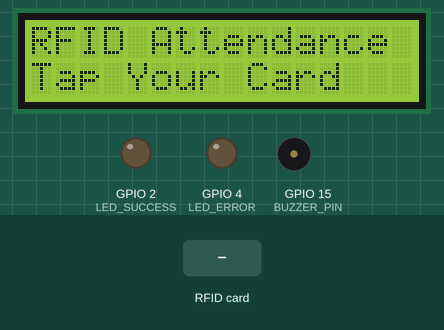
Recording of a program running on a simulated ESP32. On the bench: 16×2 character LCD, output pins drawn as LEDs (lit = HIGH), buzzer (waves = sounding, pin HIGH). The test bench sets the inputs (shaded band). WiFi joins after 1.5 s; servers stay silent unless stated; uploads are accepted with an empty reply; what the program prints to the serial monitor is not drawn.

Above: at 2.8 s.
2.9 s: RFID card 5E 7A 19 C4 held to the reader
At 3.03 s:
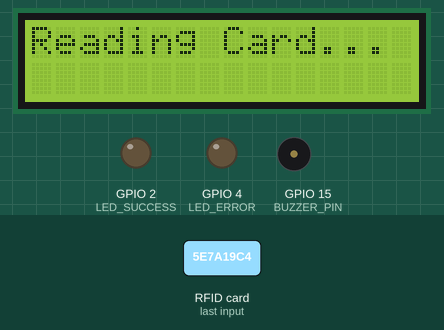
At 4.0 s:
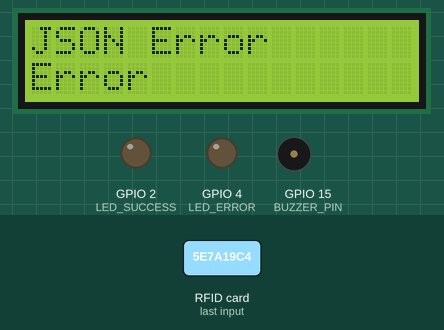
Timing chart, 0 to 5.9 s (numbered marks = the images above; inputs shaded):
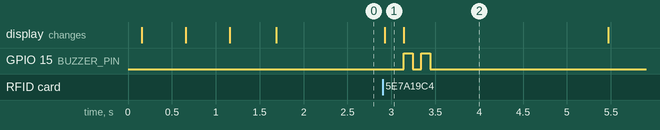

Measured:
- after the input at 2.9 s, GPIO 15 (BUZZER_PIN): alternates HIGH for 0.10 s and LOW for 0.10 s, 4 changes in all, then stays LOW, starting after 0.24 s; the display: changes at once (image 1)

The program:

main.cpp
```cpp
#include <Arduino.h>
#include <WiFi.h>
#include <HTTPClient.h>
#include <SPI.h>
#include <MFRC522.h>
#include <ArduinoJson.h>
#include <LiquidCrystal_I2C.h>
#include "config.h"

// Hardware instances
MFRC522 mfrc522(RFID_SS_PIN, RFID_RST_PIN);
LiquidCrystal_I2C lcd(LCD_ADDRESS, LCD_COLS, LCD_ROWS);

// State variables
String lastUID = "";
unsigned long lastReadTime = 0;

// Function prototypes
void connectWiFi();
String getCardUID();
bool sendAttendance(String uid, String &responseBody, int &httpCode);
void displayIdle();
void displaySuccess(String name);
void displayError(String msg);
void beepSuccess();
void beepError();
void blinkLED(int pin, int times, int duration);

void setup() {
  Serial.begin(115200);
  while (!Serial) delay(10);

  Serial.println("\n--- RFID Attendance System ---");

  // Init pins
  pinMode(LED_SUCCESS, OUTPUT);
  pinMode(LED_ERROR, OUTPUT);
  pinMode(BUZZER_PIN, OUTPUT);

  digitalWrite(LED_SUCCESS, LOW);
  digitalWrite(LED_ERROR, LOW);
  digitalWrite(BUZZER_PIN, LOW);

  // Init LCD
  lcd.init();
  lcd.backlight();
  lcd.clear();
  lcd.setCursor(0, 0);
  lcd.print("System Starting");

  // Init SPI & RFID
  SPI.begin();
  mfrc522.PCD_Init();
  delay(4); // Optional delay for PCD_Init

  // Init WiFi
  connectWiFi();

  displayIdle();
}

void loop() {
  // 1. Check WiFi connection
  if (WiFi.status() != WL_CONNECTED) {
    Serial.println("WiFi lost. Reconnecting...");
    lcd.clear();
    lcd.print("WiFi Disconnected");
    connectWiFi();
    displayIdle();
  }

  // 2. Check for new RFID card
  if (!mfrc522.PICC_IsNewCardPresent()) {
    return;
  }
  if (!mfrc522.PICC_ReadCardSerial()) {
    return;
  }

  // 3. Read UID
  String uid = getCardUID();

  // Halt PICC to stop reading the same card repeatedly in a loop immediately
  mfrc522.PICC_HaltA();
  mfrc522.PCD_StopCrypto1();

  // 4. Check debounce
  unsigned long currentTime = millis();
  if (uid == lastUID && (currentTime - lastReadTime < CARD_DEBOUNCE_MS)) {
    Serial.println("Card debounced (read too soon).");
    return;
  }

  lastUID = uid;
  lastReadTime = currentTime;

  Serial.print("Card detected! UID: ");
  Serial.println(uid);

  // 5. Display "Reading..."
  lcd.clear();
  lcd.setCursor(0, 0);
  lcd.print("Reading Card...");

  // 6. POST to server
  String responseBody;
  int httpCode = 0;
  bool success = sendAttendance(uid, responseBody, httpCode);

  // 7 & 8. Parse response and display
  if (success) {
    // Parse JSON
    JsonDocument doc;
    DeserializationError error = deserializeJson(doc, responseBody);

    if (error) {
      Serial.print("deserializeJson() failed: ");
      Serial.println(error.c_str());
      displayError("JSON Error");
      beepError();
    } else {
      bool isSuccess = doc["success"] | false;

      if (isSuccess) {
        String studentName = doc["student"]["name"] | "Student";
        displaySuccess(studentName);
        beepSuccess();
        blinkLED(LED_SUCCESS, 1, 500);
      } else {
        String message = doc["message"] | "Unknown Error";
        displayError(message);
        beepError();
        blinkLED(LED_ERROR, 2, 200);
      }
    }
  } else {
    // HTTP failed completely after retries
    displayError("Network Error!");
    beepError();
    blinkLED(LED_ERROR, 3, 200);
  }

  // 9. Wait a bit, then return to idle display
  delay(2000);
  displayIdle();
}

void connectWiFi() {
  WiFi.mode(WIFI_STA);
  WiFi.begin(WIFI_SSID, WIFI_PASSWORD);

  Serial.print("Connecting to WiFi: ");
  Serial.println(WIFI_SSID);

  lcd.clear();
  lcd.setCursor(0, 0);
  lcd.print("Connecting WiFi");

  int attempts = 0;
  while (WiFi.status() != WL_CONNECTED) {
    delay(500);
    Serial.print(".");
    attempts++;

    // Update LCD with dots
    if (attempts % 4 == 0) {
      lcd.setCursor(0, 1);
      lcd.print("    "); // clear dots
    }
    lcd.setCursor((attempts % 4), 1);
    lcd.print(".");

    if (attempts > 40) { // 20 seconds
      Serial.println("\nWiFi connect failed. Restarting...");
      ESP.restart();
    }
  }

  Serial.println("\nWiFi connected!");
  Serial.print("IP Address: ");
  Serial.println(WiFi.localIP());
}

String getCardUID() {
  String uidStr = "";
  for (byte i = 0; i < mfrc522.uid.size; i++) {
    if (mfrc522.uid.uidByte[i] < 0x10) {
      uidStr += "0";
    }
    uidStr += String(mfrc522.uid.uidByte[i], HEX);
  }
  uidStr.toUpperCase();
  return uidStr;
}

bool sendAttendance(String uid, String &responseBody, int &httpCode) {
  if (WiFi.status() != WL_CONNECTED) {
    return false;
  }

  HTTPClient http;

  // Create JSON payload
  JsonDocument doc;
  doc["rfid_uid"] = uid;
  doc["device_id"] = DEVICE_ID;
  String payload;
  serializeJson(doc, payload);

  for (int attempt = 1; attempt <= HTTP_RETRY_COUNT; attempt++) {
    Serial.printf("HTTP POST Attempt %d/%d\n", attempt, HTTP_RETRY_COUNT);

    http.begin(SERVER_URL);
    http.addHeader("Content-Type", "application/json");
    http.addHeader("X-API-Key", API_KEY);
    http.setTimeout(HTTP_TIMEOUT_MS);

    httpCode = http.POST(payload);

    if (httpCode > 0) {
      Serial.printf("HTTP Response code: %d\n", httpCode);
      responseBody = http.getString();
      Serial.println("Response: " + responseBody);
      http.end();
      return true; // Return true as long as we got a response from server
    } else {
      Serial.printf("HTTP GET... failed, error: %s\n", http.errorToString(httpCode).c_str());
      http.end();

      if (attempt < HTTP_RETRY_COUNT) {
        Serial.println("Retrying...");
        lcd.clear();
        lcd.setCursor(0, 0);
        lcd.print("Network Error!");
        lcd.setCursor(0, 1);
        lcd.print("Retrying...");
        delay(HTTP_RETRY_DELAY);
      }
    }
  }

  return false;
}

void displayIdle() {
  lcd.clear();
  lcd.setCursor(0, 0);
  lcd.print("RFID Attendance");
  lcd.setCursor(0, 1);
  lcd.print("Tap Your Card");
}

void displaySuccess(String name) {
  lcd.clear();
  lcd.setCursor(0, 0);
  // Truncate name if too long
  if (name.length() > 16) {
    name = name.substring(0, 16);
  }
  lcd.print(name);
  lcd.setCursor(0, 1);
  lcd.print("Marked!");
}

void displayError(String msg) {
  lcd.clear();
  // Split message to two lines if needed or just show first 16 chars
  if (msg.length() > 16) {
    lcd.setCursor(0, 0);
    lcd.print(msg.substring(0, 16));
    lcd.setCursor(0, 1);
    lcd.print(msg.substring(16, min((unsigned int)msg.length(), 32u)));
  } else {
    lcd.setCursor(0, 0);
    lcd.print(msg);
    lcd.setCursor(0, 1);
    lcd.print("Error");
  }
}

void beepSuccess() {
  digitalWrite(BUZZER_PIN, HIGH);
  delay(100);
  digitalWrite(BUZZER_PIN, LOW);
}

void beepError() {
  digitalWrite(BUZZER_PIN, HIGH);
  delay(100);
  digitalWrite(BUZZER_PIN, LOW);
  delay(100);
  digitalWrite(BUZZER_PIN, HIGH);
  delay(100);
  digitalWrite(BUZZER_PIN, LOW);
}

void blinkLED(int pin, int times, int duration) {
  for (int i = 0; i < times; i++) {
    digitalWrite(pin, HIGH);
    delay(duration);
    digitalWrite(pin, LOW);
    if (i < times - 1) delay(duration);
  }
}
```

config.h
```cpp
#ifndef CONFIG_H
#define CONFIG_H

// ─── WiFi Configuration ─────────────────────────────────────
#define WIFI_SSID          "YOUR_WIFI_SSID"
#define WIFI_PASSWORD      "YOUR_WIFI_PASSWORD"

// ─── Backend Server ─────────────────────────────────────────
#define SERVER_URL         "http://192.168.1.100:3000/api/rfid/scan"
#define API_KEY            "RFID-DEVICE-KEY-2024-CHANGE-ME"
#define DEVICE_ID          "DEVICE-01"

// ─── Hardware Pins ──────────────────────────────────────────
// MFRC522 RFID Reader (SPI)
#define RFID_SS_PIN        5
#define RFID_RST_PIN       22

// LCD 16x2 (I2C)
#define LCD_ADDRESS        0x27
#define LCD_COLS           16
#define LCD_ROWS           2

// LED Indicators
#define LED_SUCCESS        2    // Green LED (or built-in)
#define LED_ERROR          4    // Red LED

// Buzzer
#define BUZZER_PIN         15

// ─── Timing ─────────────────────────────────────────────────
#define CARD_DEBOUNCE_MS   3000   // Ignore same card for 3 seconds
#define WIFI_RETRY_DELAY   5000   // WiFi reconnect delay
#define HTTP_TIMEOUT_MS    10000  // HTTP request timeout
#define HTTP_RETRY_COUNT   3      // Number of retry attempts
#define HTTP_RETRY_DELAY   2000   // Delay between retries

#endif
```
